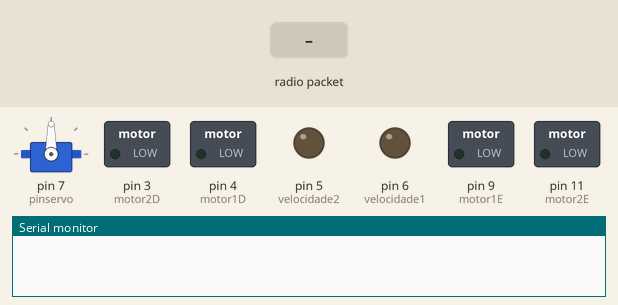
Simulated run of this sketch. Board: Arduino Uno, built with avr-gcc and run on an emulated ATmega328P. Shown: servo, switched loads named in the sketch (green lamp = pin HIGH), output pins drawn as LEDs (lit = HIGH), the last lines printed to the serial monitor. The test bench sets the inputs (shaded band). No radio packets arrive unless stated.

Above: at 1.2 s.
1.3 s: radio packet "1" arrives
At 2.5 s:
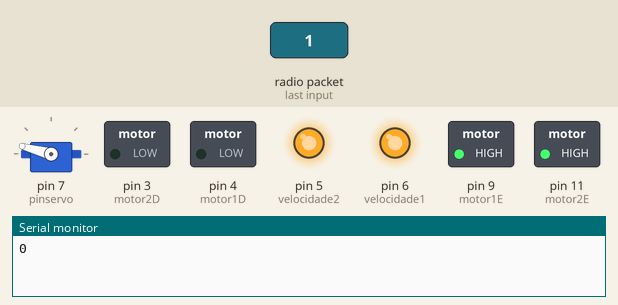
2.8 s: radio packet "0" arrives
At 3.9 s:
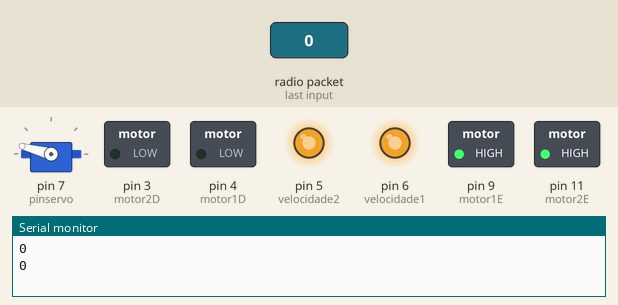
Timing chart, 0 to 5.8 s (numbered marks = the images above; inputs shaded):
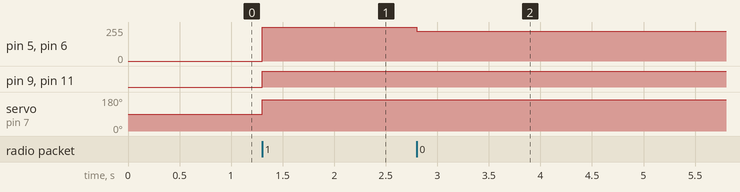

Measured:
- after the input at 1.3 s, pin 5 (velocidade2), pin 6 (velocidade1): 0/255 → 255/255 at once; pin 9 (motor1E), pin 11 (motor2E): LOW → HIGH at once; servo on pin 7 (pinservo): 90° → 165° at once
- after the input at 2.8 s, pin 5 (velocidade2), pin 6 (velocidade1): 255/255 → 223/255 at once

The sketch:

RF_receptor.ino
```cpp
#include <ServoTimer2.h>
#include <VirtualWire.h>

#define velocidade1 6
#define velocidade2 5

#define motor1D 4
#define motor1E 9
#define motor2D 3
#define motor2E 11

#define pinrf 13
#define pinservo 7

int valorx;
int valory;

int frente;
int re;

int virard;
int virare;

ServoTimer2 servo;

struct tipopacote{
  int valor1;
  int valor2;
};

tipopacote pacote;

uint8_t buf[sizeof(pacote)];
uint8_t buflen = sizeof(pacote);

void setup() {

vw_set_rx_pin(pinrf);
vw_setup(2000);
vw_rx_start();

pinMode(pinservo, OUTPUT);

pinMode(velocidade1, OUTPUT);
pinMode(velocidade2, OUTPUT);

pinMode(motor1D, OUTPUT);
pinMode(motor1E, OUTPUT);
pinMode(motor2D, OUTPUT);
pinMode(motor2E, OUTPUT);

servo.attach(pinservo);

Serial.begin(9600);

}

void loop() {

valorx = pacote.valor2;
valory = pacote.valor1;

frente = map(valory, 400, 1023, 0 ,255);
re = map(valory, 400, 0, 0, 255);

if( vw_have_message()){

  vw_get_message(buf, &buflen);
  memcpy(&pacote, &buf, buflen);
  Serial.println(valorx);

  if(valorx >= 550){

   virard = map(valorx, 530, 1023, 1488, 750);
   servo.write(virard);

  } else if (valorx <= 450){
    virare = map(valorx, 0, 470, 2250, 1505);
    servo.write(virare);

  } else{
    servo.write(1500);
  }
  if(valory >=400){

    analogWrite(velocidade1, frente);
    analogWrite(velocidade2, frente);

    digitalWrite(motor1D, HIGH);
    digitalWrite(motor2D, HIGH);

  }else if (valory <= 300){

    analogWrite(velocidade1, re);
    analogWrite(velocidade2, re);

    digitalWrite(motor1E, HIGH);
    digitalWrite(motor2E, HIGH);

  }
  else{

    digitalWrite(motor1D, LOW);
    digitalWrite(motor2D, LOW);
    digitalWrite(motor1E, LOW);
    digitalWrite(motor2E, LOW);
  }

}

}
```
